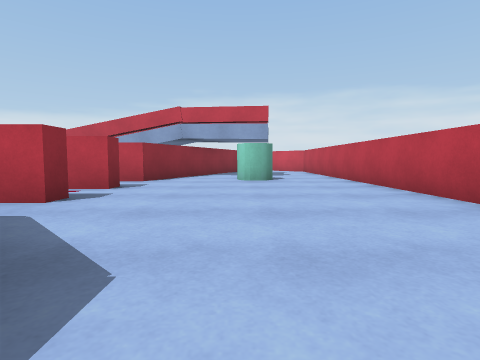
view 1 (above)

21 first-person views from a walk through a 3-D level made in the Unity game engine. The camera is 0.55 m above the floor, tilts 4° down and sees 80° across. The floor is counted in squares, 1 m on a side. Each view is taken from the middle of a square. On the plan, view 1 faces up. The plan holds only what a view shows up to about 9 squares ahead; the rest is blank.

view 2
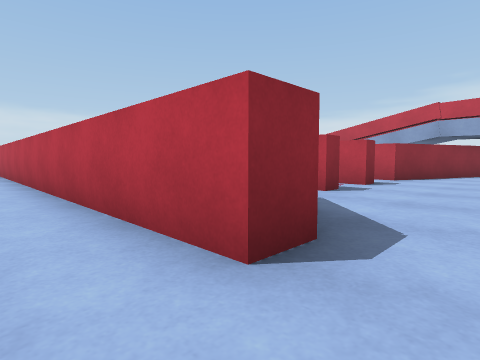

view 3
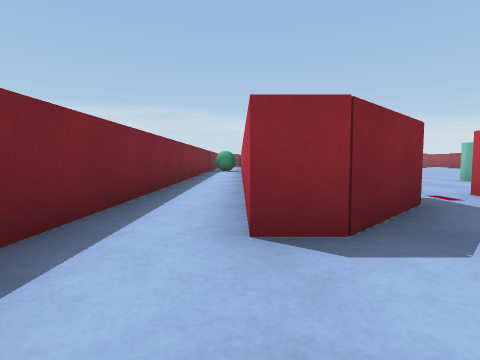

view 4
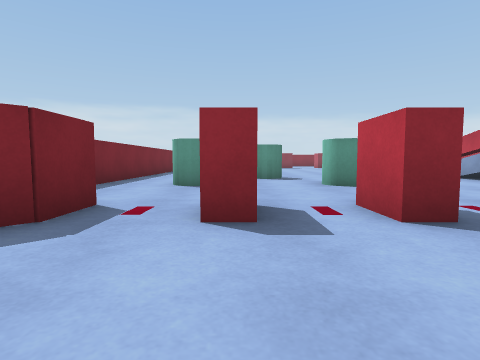

view 5
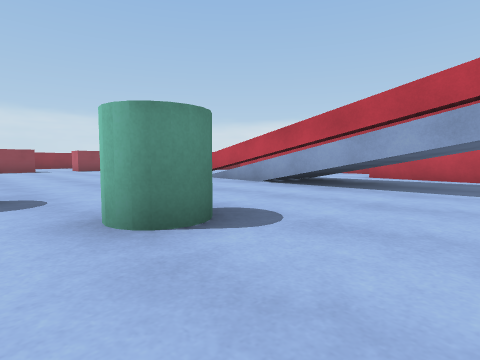

view 6
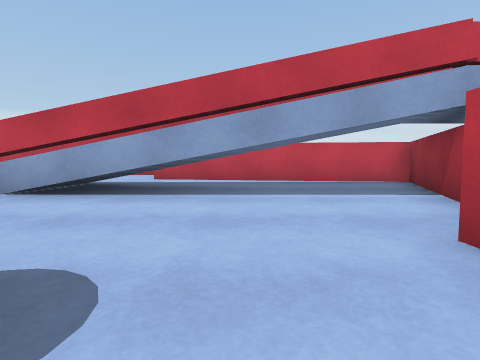

view 7
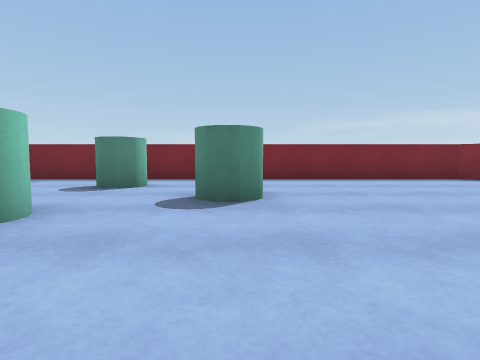

view 8
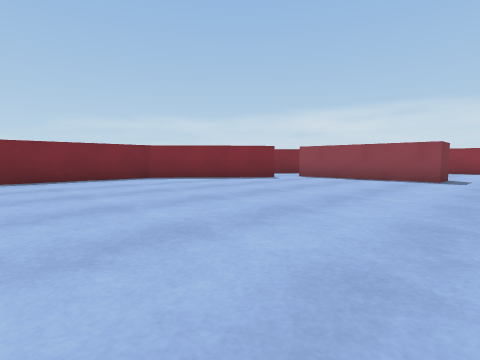

view 9
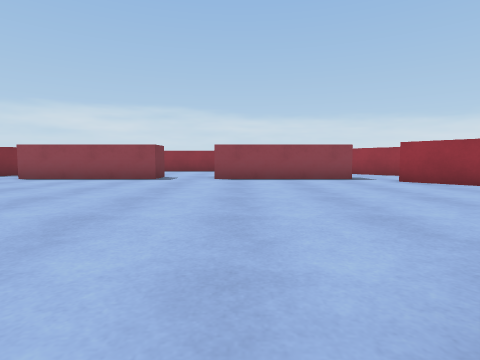

view 10
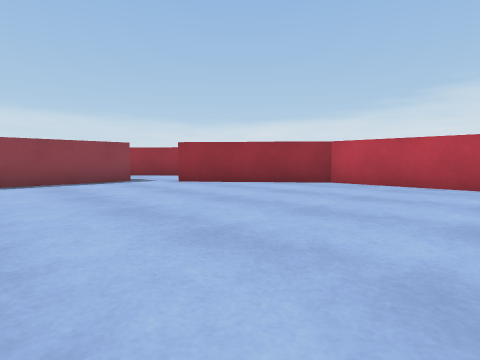

view 11
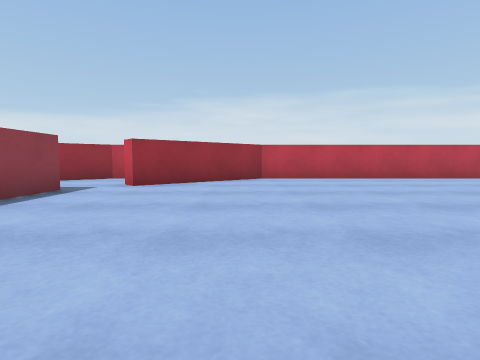

view 12
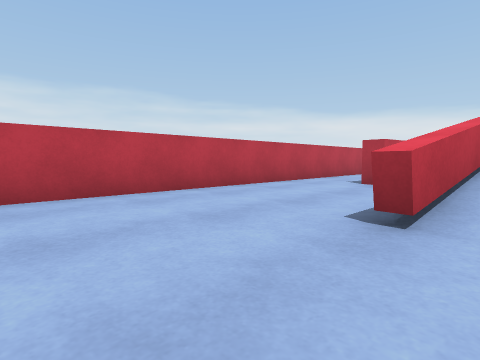

view 13
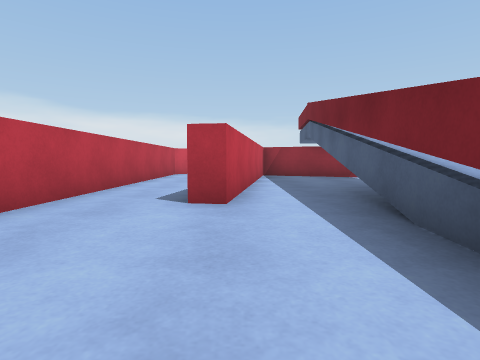

view 14
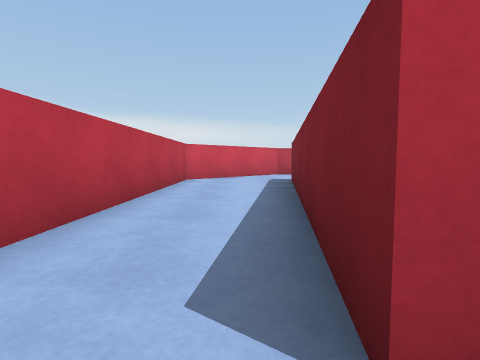

view 15
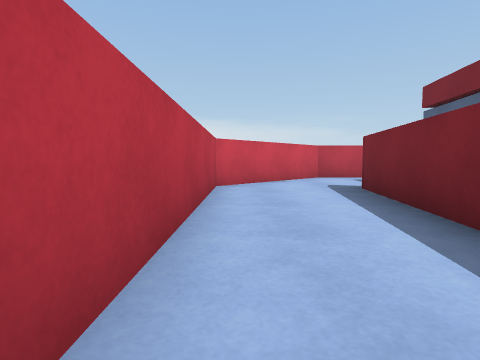

view 16
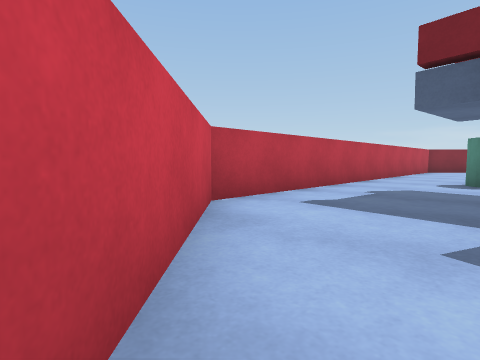

view 17
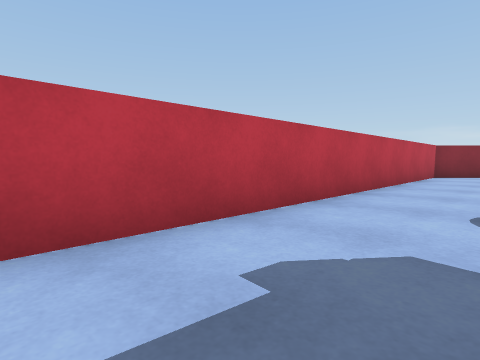

view 18
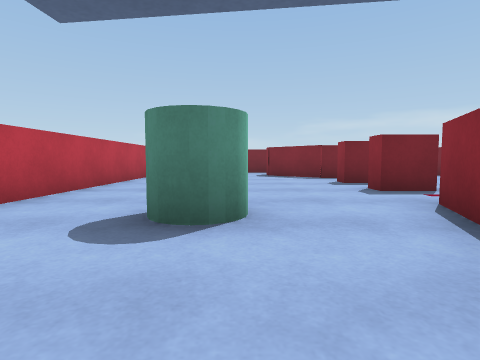

view 19
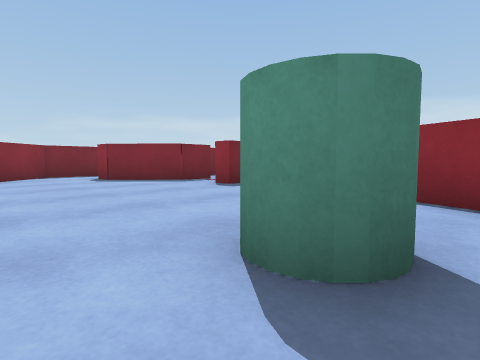

view 20
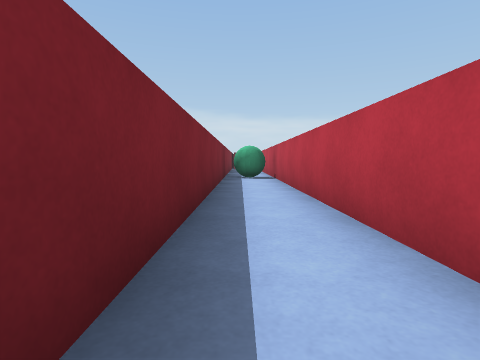

view 21
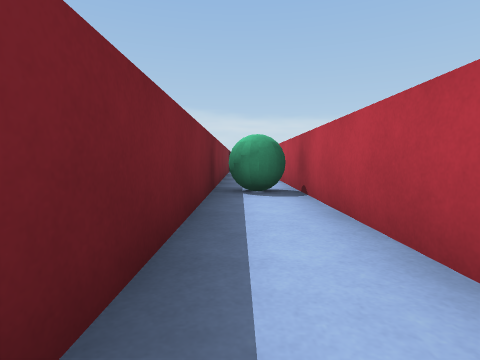

### Floor plan
Key: @ floor where view 1 was taken; # wall or solid block; . floor; / step, stairs or slope; = window, fence, low wall or low ledge; ^ raised ledge; B red block; C cylinder; T thing the floor can be seen under or through; A ball.
Columns run from 21 left of view 1 to 3 right of it. Each row starts with its distance up from view 1.
 17 ###  ##################
 16 #.. ##................##
 15  ..##..................##
 14  .............#######...#
 13  #........^#T.......#...#
 12  #........//=TTTT...#...#
 11  #........^^^TT  ...#...#
 10  #.............TT..##...#
  9  .......... .......#....#
  8  .................B#.CC.#
  7  #.............C........#
  6  #............CC..B.....#
  5  #..........C...........#
  4  #................B.....#
  3  ..  .........CC........#
  2     #.............BB....#
  1     ###############BB...#
  0       ###############@.##
 -1      ...A.............##
 -2     ###################

Where each view was taken, in squares from view 1:
view 1: 0 up, 0 right, facing up
view 2: 1 down, 0 right, facing up-left
view 3: 0 up, 1 right, facing left
view 4: 4 up, 0 right, facing left
view 5: 5 up, 4 left, facing up-left
view 6: 6 up, 5 left, facing up
view 7: 9 up, 9 left, facing down
view 8: 9 up, 11 left, facing down-left
view 9: 10 up, 11 left, facing left
view 10: 10 up, 12 left, facing up-left
view 11: 8 up, 16 left, facing up
view 12: 12 up, 14 left, facing up-right
view 13: 14 up, 11 left, facing right
view 14: 15 up, 8 left, facing right
view 15: 16 up, 6 left, facing right
view 16: 16 up, 0 right, facing down-right
view 17: 12 up, 1 right, facing down-right
view 18: 11 up, 0 right, facing down
view 19: 9 up, 2 right, facing down-left
view 20: 1 down, 4 left, facing left
view 21: 1 down, 8 left, facing left
